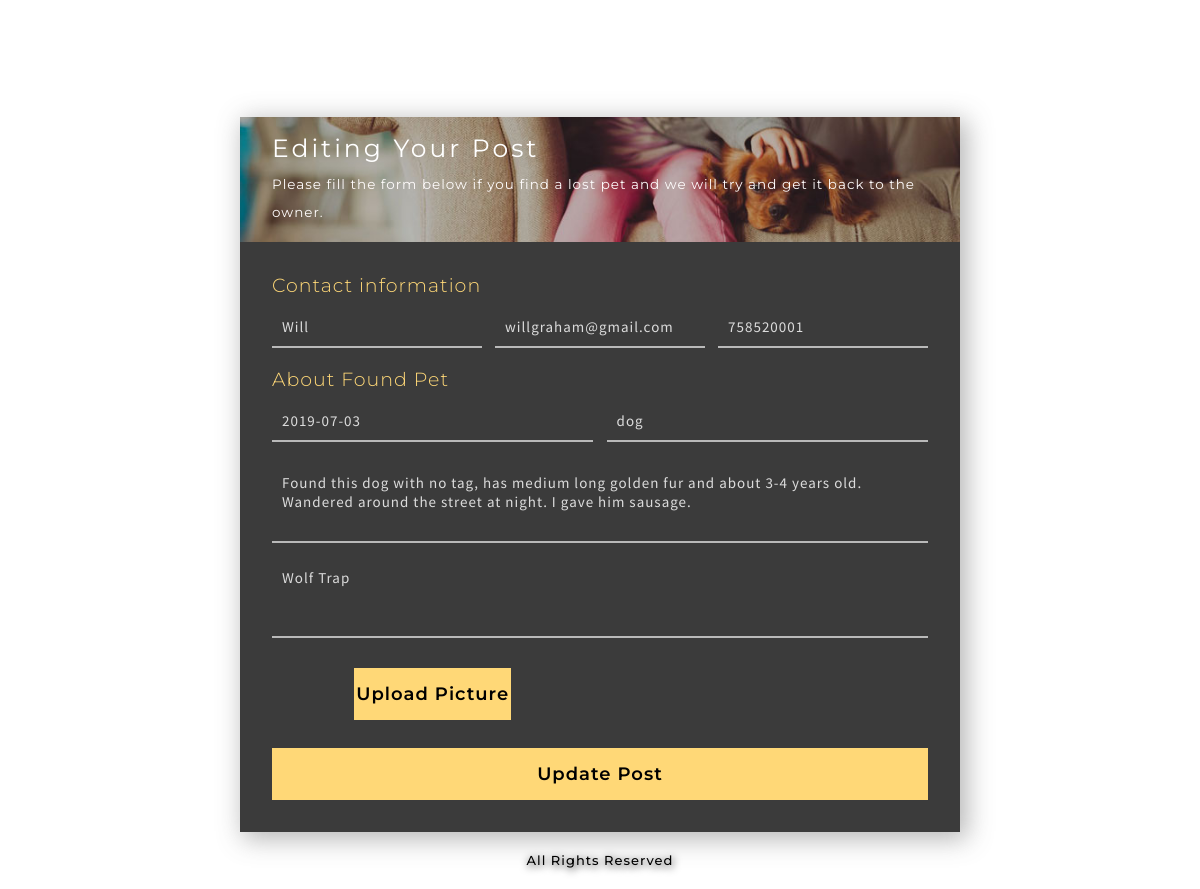
The app's page /edit.php?id=4 with its own data.
### tables this page shows
CREATE TABLE `laporanhilang` (
  `id` int(11) NOT NULL,
  `name` varchar(20) NOT NULL,
  `email` varchar(50) NOT NULL,
  `telephone` int(15) NOT NULL,
  `datefound` date NOT NULL,
  `animal_type` varchar(10) NOT NULL,
  `deskripsi` text NOT NULL,
  `location` varchar(15) NOT NULL,
  `posted_time` timestamp NOT NULL DEFAULT CURRENT_TIMESTAMP,
  `image` varchar(100) NOT NULL
);

### edit.php (the view, shortened to what this page needs)
<?php
include("konek.php");
$name = '';
$email= '';
$telephone= '';
$datefound= '';
$animal_type= '';
$deskripsi= '';
$location= '';
if  (isset($_GET['id'])) {
  $id = $_GET['id'];
  $query = "SELECT * FROM laporanhilang WHERE id=$id";
  $result = mysqli_query($conn, $query);
  if (mysqli_num_rows($result) == 1) {
    $row = mysqli_fetch_array($result);
    $name = $row['name'];
    $email = $row['email'];
    $telephone = $row['telephone'];
    $datefound = $row['datefound'];
    $animal_type = $row['animal_type'];
    $deskripsi = $row['deskripsi'];
    $location = $row['location'];
  }
}
?>
<!DOCTYPE HTML>
<html>
<head>
  <link rel="stylesheet" href="css/jquery-ui.css" />
  <link href="css/formstyle.css" rel='stylesheet' type='text/css' />
</head>
<body>
  <h1>EDIT YOUR FORM</h1>
  <div class="main-w3layouts-content">
    <div class="top-section">
      <h2 class="sub-hdng-agileits-w3layouts">Editing your post</h2>
      <p>Please fill the form below if you find a lost pet and we will try and get it back to the owner.</p>
    </div>
    <div class="w3-agile-login-form">
      <form action="edit.php?id=<?php echo $_GET['id']; ?>" method="POST" enctype="multipart/form-data">
        <h3 class="inner-hdng-agileinfo">Contact information</h3>
        <div class="top-fields-wthree">
          <div class="input-fields-w3ls">
            <input type="text" name="name" placeholder="Name" value= "<?php echo $name; ?>" required="true" />
          </div>
          <div class="input-fields-w3ls">
            <input type="email" name="email" placeholder="Email" value="<?php echo $email; ?>" required="true" />
          </div>
          <div class="input-fields-w3ls">
            <input type="text" name="telephone" placeholder="Phone" value="<?php echo $telephone; ?>" required="true" />
          </div>
        </div>
        <h3 class="inner-hdng-agileinfo">About Found Pet</h3>
        <div class="mid-fields-agileits-w3layouts">
          <div class="input-fields-w3ls2">
            <input id="datepicker" name="datefound" type="text" placeholder="Date found" value="<?php echo $datefound; ?>" onfocus="this.value = '';" onblur="if (this.value == '') {this.value = 'mm/dd/yyyy';}"
                required="true" />
          </div>
          <div class="input-fields-w3ls2">
            <input type="text" name="animal_type" placeholder="Animal type" value="<?php echo $animal_type; ?>" required="true" />
          </div>
        </div>
        <textarea name="deskripsi" placeholder="Description of animal" required="true"><?php echo $deskripsi;?></textarea>
        <textarea name="location" placeholder="Where found" required="true"><?php echo $location;?></textarea>
        <div class="mid-fields-agileits-w3layouts">
        <div class="input-fields-w3ls2">
          <div class="custom-upload">
          <button class="btn-upload">Upload Picture</button>
          </div>
        </div>
        </div>
        <input type="submit" name="update" value="Update Post">
      </form>
    </div>
  </div>
  <div class="copy-right-w3l">
    <p>All Rights Reserved</p>
  </div>
</body>
</html>

### records on screen
laporanhilang: name "Will", email "willgraham@gmail.com", telephone "758520001", datefound "2019-07-03", animal_type "dog", deskripsi "Found this dog with no tag, has medium long golden fur and about 3-4 years old. Wandered around the street at night. I gave him sausage.", location "Wolf Trap"
